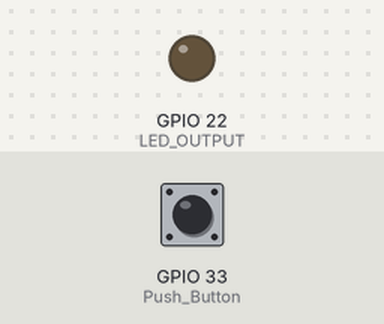
This sketch was run on a simulated ESP8266 (NodeMCU). On the bench: output pins drawn as LEDs (lit = HIGH). Inputs (shaded band) come from the test bench; at power-on: GPIO 33 (Push_Button) LOW. WiFi joins after 1.5 s; servers stay silent unless stated; what the sketch prints to the serial monitor is not drawn.

Above: at 3.2 s.
3.3 s: GPIO 33 (Push_Button) pulled HIGH for 0.15 s
At 3.8 s:
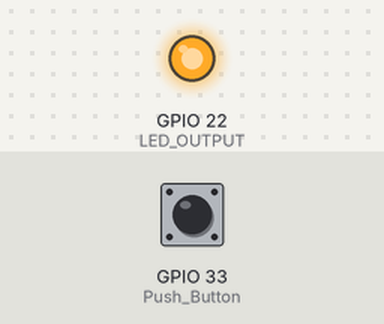
6.4 s: GPIO 33 (Push_Button) pulled HIGH for 1 s
At 7.4 s:
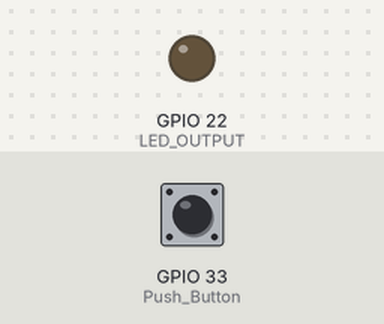
8.9 s: GPIO 33 (Push_Button) pulled HIGH for 3.2 s
At 9.3 s:
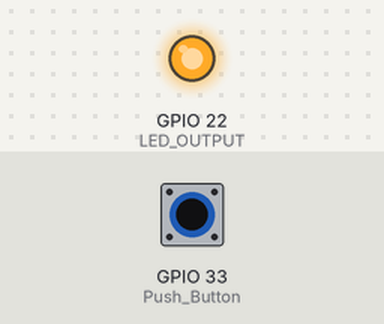
Timing chart, 0 to 11.9 s (numbered marks = the images above; inputs shaded):
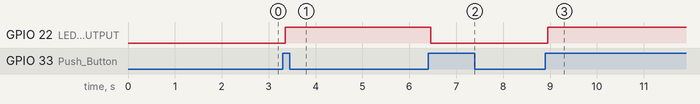

The sketch:

control_esp32_via_http.ino
```cpp
// Import all required libraries
#ifdef ESP32
  #include <WiFi.h>
  #include <AsyncTCP.h>
#else
  #include <ESP8266WiFi.h>
  #include <ESPAsyncTCP.h>
#endif
#include <ESPAsyncWebServer.h>

// Replace with your network credentials
const char* ssid = "BOX4G_Inwi_513F";
const char* password = "55165756" ;

const char* PARAM_INPUT_1 = "state"; //Define string parameter for input state

const int LED_OUTPUT  = 22; // declare GPIO 27 as an output
const int Push_Button = 33; // declare GPIO 26 as an input

// Variables will change:
int ledState = LOW;          // the current state of the output pin
int buttonState;             // the current reading from the input pin
int lastButtonState = LOW;   // the previous reading from the input pin

// the following variables are unsigned longs because the time, measured in
// milliseconds, will quickly become a bigger number than can be stored in an int.
unsigned long lastDebounceTime = 0;  // the last time the output pin was toggled
unsigned long debounceDelay = 50;    // the debounce time; increase if the output flickers

// Create AsyncWebServer object on port 80
AsyncWebServer server(80);

const char index_html[] PROGMEM = R"rawliteral(
<!DOCTYPE HTML><html>
<head>
  <title>ESP32-ESP8266 Web Server</title>
  <meta name="viewport" content="width=device-width, initial-scale=1">
  <style>
    html {font-family: Arial; display: inline-block; text-align: center;}
    h2 {font-size: 3.0rem;}
    p {font-size: 3.0rem;}
    body {max-width: 600px; margin:0px auto; padding-bottom: 25px;}
    .switch {position: relative; display: inline-block; width: 120px; height: 68px}
    .switch input {display: none}
    .slider {position: absolute; top: 0; left: 0; right: 0; bottom: 0; background-color: #FF0000; border-radius: 34px}
    .slider:before {position: absolute; content: ""; height: 52px; width: 52px; left: 8px; bottom: 8px; background-color: #fff; -webkit-transition: .4s; transition: .4s; border-radius: 68px}
    input:checked+.slider {background-color:  #008000}
    input:checked+.slider:before {-webkit-transform: translateX(52px); -ms-transform: translateX(52px); transform: translateX(52px)}
  </style>
</head>
<body>
  <center><h2>ESP32-ESP8266 Web Server</center>
  %BUTTONPLACEHOLDER%
<script>function toggleCheckbox(element) {
  var xhr = new XMLHttpRequest();
  if(element.checked){ xhr.open("GET", "/update?state=1", true); }
  else { xhr.open("GET", "/update?state=0", true); }
  xhr.send();
}

setInterval(function ( ) {
  var xhttp = new XMLHttpRequest();
  xhttp.onreadystatechange = function() {
    if (this.readyState == 4 && this.status == 200) {
      var inputChecked;
      var outputStateM;
      if( this.responseText == 1){
        inputChecked = true;
        outputStateM = "On";
      }
      else {
        inputChecked = false;
        outputStateM = "Off";
      }
      document.getElementById("output").checked = inputChecked;
      document.getElementById("outputState").innerHTML = outputStateM;
    }
  };
  xhttp.open("GET", "/state", true);
  xhttp.send();
}, 1000 ) ;
</script>
</body>
</html>
)rawliteral";

// Replaces placeholder with button section in your web page
String processor(const String& var){
  //Serial.println(var);
  if(var == "BUTTONPLACEHOLDER"){
    String buttons ="";
    String outputStateValue = outputState();
    buttons+= "<h4>Output - GPIO 27-LED - State <span id=\"outputState\"></span></h4><label class=\"switch\"><input type=\"checkbox\" onchange=\"toggleCheckbox(this)\" id=\"output\" " + outputStateValue + "><span class=\"slider\"></span></label>";
    return buttons;
  }
  return String();
}

String outputState(){
  if(digitalRead(LED_OUTPUT)){
    return "checked";
  }
  else {
    return "";
  }
  return "";
}

void setup(){
  // Serial port for debugging purposes
  Serial.begin(115200);

  pinMode(LED_OUTPUT, OUTPUT);
  digitalWrite(LED_OUTPUT, LOW);
  pinMode(Push_Button, INPUT);

  // Connect to Wi-Fi
  WiFi.begin(ssid, password);
  while (WiFi.status() != WL_CONNECTED) {
    delay(1000);
    Serial.println("Connecting to WiFi..");
  }

  // Print ESP Local IP Address
  Serial.println(WiFi.localIP());

  // Route for root / web page
  server.on("/", HTTP_GET, [](AsyncWebServerRequest *request){
    request->send_P(200, "text/html", index_html, processor);
  });

  // Send a GET request to <ESP_IP>/update?state=<inputMessage>
  server.on("/update", HTTP_GET, [] (AsyncWebServerRequest *request) {
    String inputMessage;
    String inputParam;
    // GET input1 value on <ESP_IP>/update?state=<inputMessage>
    if (request->hasParam(PARAM_INPUT_1)) {
      inputMessage = request->getParam(PARAM_INPUT_1)->value();
      inputParam = PARAM_INPUT_1;
      digitalWrite(LED_OUTPUT, inputMessage.toInt());
      ledState = !ledState;
    }
    else {
      inputMessage = "No message sent";
      inputParam = "none";
    }
    Serial.println(inputMessage);
    request->send(200, "text/plain", "OK");
  });

  // Send a GET request to <ESP_IP>/state
  server.on("/state", HTTP_GET, [] (AsyncWebServerRequest *request) {
    request->send(200, "text/plain", String(digitalRead(LED_OUTPUT)).c_str());
  });
  // Start server
  server.begin();
}

void loop() {
  // read the state of the switch into a local variable:
  int reading = digitalRead(Push_Button);

  // check to see if you just pressed the button
  // (i.e. the input went from LOW to HIGH), and you've waited long enough
  // since the last press to ignore any noise:

  // If the switch changed, due to noise or pressing:
  if (reading != lastButtonState) {
    // reset the debouncing timer
    lastDebounceTime = millis();
  }

  if ((millis() - lastDebounceTime) > debounceDelay) {
    // whatever the reading is at, it's been there for longer than the debounce
    // delay, so take it as the actual current state:

    // if the button state has changed:
    if (reading != buttonState) {
      buttonState = reading;

      // only toggle the LED if the new button state is HIGH
      if (buttonState == HIGH) {
        ledState = !ledState;
      }
    }
  }

  // set the LED:
  digitalWrite(LED_OUTPUT, ledState);

  // save the reading. Next time through the loop, it'll be the lastButtonState:
  lastButtonState = reading;
}
```

Measured:
- after the input at 3.3 s, GPIO 22 (LED_OUTPUT): LOW → HIGH after 0.05 s
- after the input at 6.4 s, GPIO 22 (LED_OUTPUT): HIGH → LOW after 0.05 s
- after the input at 8.9 s, GPIO 22 (LED_OUTPUT): LOW → HIGH after 0.05 s
